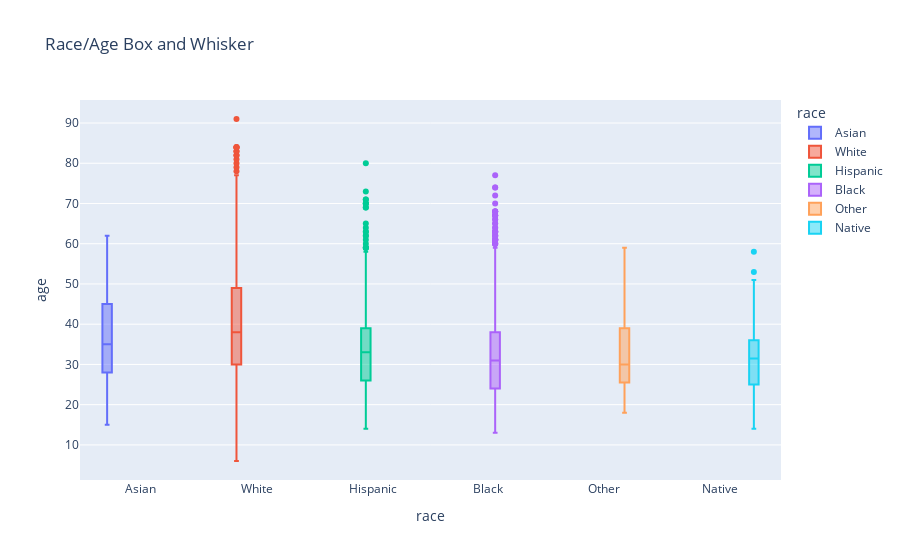

Notebook source saved alongside this figure:
### Markdown cell above
### Race and Age Box and Whisker

### Code cell
fig = px.box(ois, x='race', y="age", title="Race/Age Box and Whisker",color='race')
fig.show()

### Figure 1 — Plotly figure (JSON) as saved in the notebook; plotly's stock layout.template omitted (floating-point values rounded to 4 significant figures; data arrays with more than 128 entries replaced by an {"elided": "..."} marker saying what was removed)
{"data": [{"alignmentgroup": "True", "hovertemplate": "race=%{x}<br>age=%{y}<extra></extra>", "legendgroup": "Asian", "marker": {"color": "#636efa"}, "name": "Asian", "notched": false, "offsetgroup": "Asian", "orientation": "v", "showlegend": true, "type": "box", "x": ["Asian", "Asian", "Asian", "Asian", "Asian", "Asian", "Asian", "Asian", "Asian", "Asian", "Asian", "Asian", "Asian", "Asian", "Asian", "Asian", "Asian", "Asian", "Asian", "Asian", "Asian", "Asian", "Asian", "Asian", "Asian", "Asian", "Asian", "Asian", "Asian", "Asian", "Asian", "Asian", "Asian", "Asian", "Asian", "Asian", "Asian", "Asian", "Asian", "Asian", "Asian", "Asian", "Asian", "Asian", "Asian", "Asian", "Asian", "Asian", "Asian", "Asian", "Asian", "Asian", "Asian", "Asian", "Asian", "Asian", "Asian", "Asian", "Asian", "Asian", "Asian", "Asian", "Asian", "Asian", "Asian", "Asian", "Asian", "Asian", "Asian", "Asian", "Asian", "Asian", "Asian", "Asian", "Asian", "Asian", "Asian", "Asian", "Asian", "Asian", "Asian", "Asian", "Asian", "Asian", "Asian", "Asian", "Asian", "Asian", "Asian", "Asian", "Asian", "Asian", "Asian"], "x0": " ", "xaxis": "x", "y": [53, 35, 35, 28, 28, 39, 32, 60, 59, 31, 44, 25, 39, 37.12, 40, 38, 53, 41, 34, 28, 33, 27, 61, 18, 44, 45, 15, 26, 48, 37, 32, 41, 33, 45, 30, 33, 43, 18, 20, 19, 22, 28, 56, 29, 22, 35, 27, 52, 38, 27, 21, 18, 34, 36, 55, 60, 62, 38, 53, 44, 25, 48, 36, 42, 30, 36, 38, 32, 34, 20, 16, 47, 31, 54, 49, 35, 26, 23, 49, 46, 45, 37.12, 32, 38, 52, 33, 25, 60, 16, 33, 50, 26, 32], "y0": " ", "yaxis": "y"}, {"alignmentgroup": "True", "hovertemplate": "race=%{x}<br>age=%{y}<extra></extra>", "legendgroup": "White", "marker": {"color": "#EF553B"}, "name": "White", "notched": false, "offsetgroup": "White", "orientation": "v", "showlegend": true, "type": "box", "x": {"elided": "2476 str values"}, "x0": " ", "xaxis": "x", "y": {"elided": "2476 float values"}, "y0": " ", "yaxis": "y"}, {"alignmentgroup": "True", "hovertemplate": "race=%{x}<br>age=%{y}<extra></extra>", "legendgroup": "Hispanic", "marker": {"color": "#00cc96"}, "name": "Hispanic", "notched": false, "offsetgroup": "Hispanic", "orientation": "v", "showlegend": true, "type": "box", "x": {"elided": "902 str values"}, "x0": " ", "xaxis": "x", "y": {"elided": "902 float values"}, "y0": " ", "yaxis": "y"}, {"alignmentgroup": "True", "hovertemplate": "race=%{x}<br>age=%{y}<extra></extra>", "legendgroup": "Black", "marker": {"color": "#ab63fa"}, "name": "Black", "notched": false, "offsetgroup": "Black", "orientation": "v", "showlegend": true, "type": "box", "x": {"elided": "1298 str values"}, "x0": " ", "xaxis": "x", "y": {"elided": "1298 float values"}, "y0": " ", "yaxis": "y"}, {"alignmentgroup": "True", "hovertemplate": "race=%{x}<br>age=%{y}<extra></extra>", "legendgroup": "Other", "marker": {"color": "#FFA15A"}, "name": "Other", "notched": false, "offsetgroup": "Other", "orientation": "v", "showlegend": true, "type": "box", "x": ["Other", "Other", "Other", "Other", "Other", "Other", "Other", "Other", "Other", "Other", "Other", "Other", "Other", "Other", "Other", "Other", "Other", "Other", "Other", "Other", "Other", "Other", "Other", "Other", "Other", "Other", "Other", "Other", "Other", "Other", "Other", "Other", "Other", "Other", "Other", "Other", "Other", "Other", "Other", "Other", "Other", "Other", "Other", "Other", "Other", "Other", "Other", "Other"], "x0": " ", "xaxis": "x", "y": [48, 42, 34, 46, 20, 24, 48, 30, 27, 18, 18, 27, 28, 30, 50, 38, 29, 56, 29, 25, 29, 54, 36, 22, 18, 30, 41, 29, 25, 38, 25, 27, 32, 33, 26, 37.12, 51, 36, 45, 59, 23, 30, 40, 34, 27, 20, 31, 22], "y0": " ", "yaxis": "y"}, {"alignmentgroup": "True", "hovertemplate": "race=%{x}<br>age=%{y}<extra></extra>", "legendgroup": "Native", "marker": {"color": "#19d3f3"}, "name": "Native", "notched": false, "offsetgroup": "Native", "orientation": "v", "showlegend": true, "type": "box", "x": ["Native", "Native", "Native", "Native", "Native", "Native", "Native", "Native", "Native", "Native", "Native", "Native", "Native", "Native", "Native", "Native", "Native", "Native", "Native", "Native", "Native", "Native", "Native", "Native", "Native", "Native", "Native", "Native", "Native", "Native", "Native", "Native", "Native", "Native", "Native", "Native", "Native", "Native", "Native", "Native", "Native", "Native", "Native", "Native", "Native", "Native", "Native", "Native", "Native", "Native", "Native", "Native", "Native", "Native", "Native", "Native", "Native", "Native", "Native", "Native", "Native", "Native", "Native", "Native", "Native", "Native", "Native", "Native", "Native", "Native", "Native", "Native", "Native", "Native", "Native", "Native", "Native", "Native"], "x0": " ", "xaxis": "x", "y": [26, 24, 37, 31, 35, 23, 19, 33, 46, 49, 32, 22, 36, 36, 38, 27, 43, 31, 26, 34, 29, 29, 19, 23, 44, 20, 28, 34, 25, 24, 21, 53, 33, 32, 25, 30, 43, 30, 35, 27, 33, 30, 14, 24, 19, 28, 36, 21, 27, 27, 50, 39, 20, 36, 32, 24, 34, 32, 43, 43, 37, 32, 37.12, 25, 34, 27, 25, 32, 42, 40, 27, 35, 39, 58, 18, 51, 25, 27], "y0": " ", "yaxis": "y"}], "layout": {"boxmode": "group", "legend": {"title": {"text": "race"}, "tracegroupgap": 0}, "title": {"text": "Race/Age Box and Whisker"}, "xaxis": {"anchor": "y", "categoryarray": ["Asian", "White", "Hispanic", "Black", "Other", "Native"], "categoryorder": "array", "domain": [0, 1], "title": {"text": "race"}}, "yaxis": {"anchor": "x", "domain": [0, 1], "title": {"text": "age"}}}}
